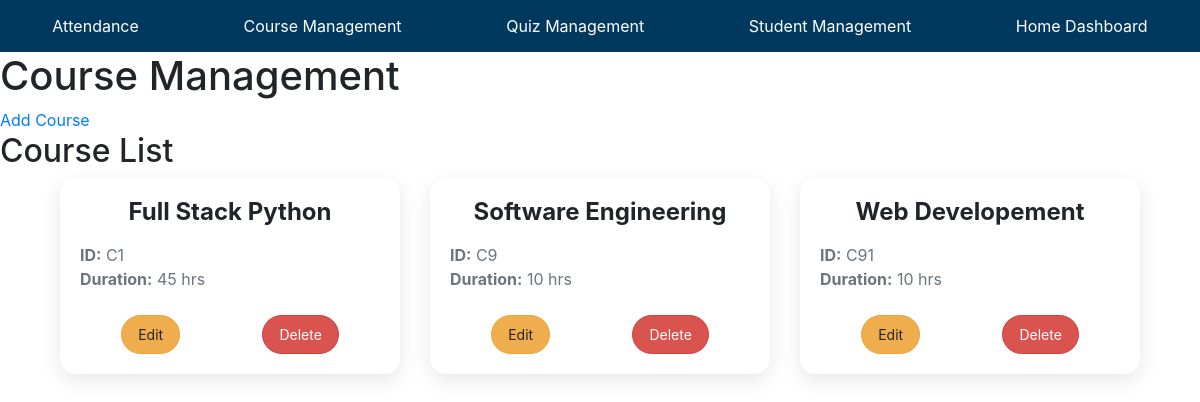
/coursemgt/, run on the app's committed database.
### coursemgt/models.py (models this page shows, shortened)
class Course(models.Model):
    c_id = models.TextField(primary_key=True)
    cname = models.CharField(max_length=255)
    cduration = models.IntegerField()

### coursemgt/views.py (the view)
# urls.py: path("", views.course_home, name="course_home"),
def course_home(request):
    courses = Course.objects.all()
    return render(request, "coursemgt/course_home.html", {'courses':courses})

### coursemgt/templates/coursemgt/course_home.html (shortened to what this page needs)
{% extends "base.html" %}
{% block linker %}<link rel="stylesheet" href="/static/css/course_home.css">{% endblock linker %}
{% block body %}
<h1>Course Management</h1>
<a href="{% url 'course_add' %}">Add Course</a>
<h2>Course List</h2>
    <div class="container">
        <div class="row">
            <div class="col-md-12">
                <div>
                    <div>
                        <div class="container">
                            <div class="row">
                                {% for c in courses %}
                                <div class="col-md-4">
                                    <div class="card mb-4 shadow-sm">
                                        <div class="card-body">
                                            <h5 class="card-title text-center">{{ c.cname }}</h5>
                                            <p class="card-text text-muted">
                                                <strong>ID:</strong> {{ c.c_id }}<br>
                                                <strong>Duration:</strong> {{ c.cduration }} hrs
                                            </p>
                                            <div class="d-flex justify-content-around">
                                                <a href="/coursemgt/course_update/{{ c.c_id }}" class="btn btn-warning">Edit</a>
                                                <a href="/coursemgt/course_delete/{{ c.c_id }}" class="btn btn-danger">Delete</a>
                                            </div>
                                        </div>
                                    </div>
                                </div>
                                {% endfor %}
                            </div>
                        </div>
                    </div>
                </div>
            </div>
        </div>
    </div>
{% endblock body %}

### static/css/base_style.css (style rules this page uses)
body { font-family: Arial, sans-serif; margin: 0; padding: 0; }

### coursemgt/static/css/course_home.css (style rules this page uses)
.card { border: none; border-radius: 15px; overflow: hidden; transition: transform 0.3s, box-shadow 0.3s; box-shadow: 0 6px 20px rgba(0, 0, 0, 0.1); }
.card-title { font-size: 1.5rem; font-weight: bold; margin-bottom: 1rem; }
.card-text { font-size: 1rem; margin-bottom: 1.5rem; }
.btn { font-size: 0.875rem; padding: 0.5rem 1rem; border-radius: 30px; }
.btn-warning { background-color: #f0ad4e; border-color: #eea236; }
.btn-danger { background-color: #d9534f; border-color: #d43f3a; }

### data on the page
Course: cname "Full Stack Python", c_id "C1", cduration "45"
Course: cname "Software Engineering", c_id "C9", cduration "10"
Course: cname "Web Developement", c_id "C91", cduration "10"
